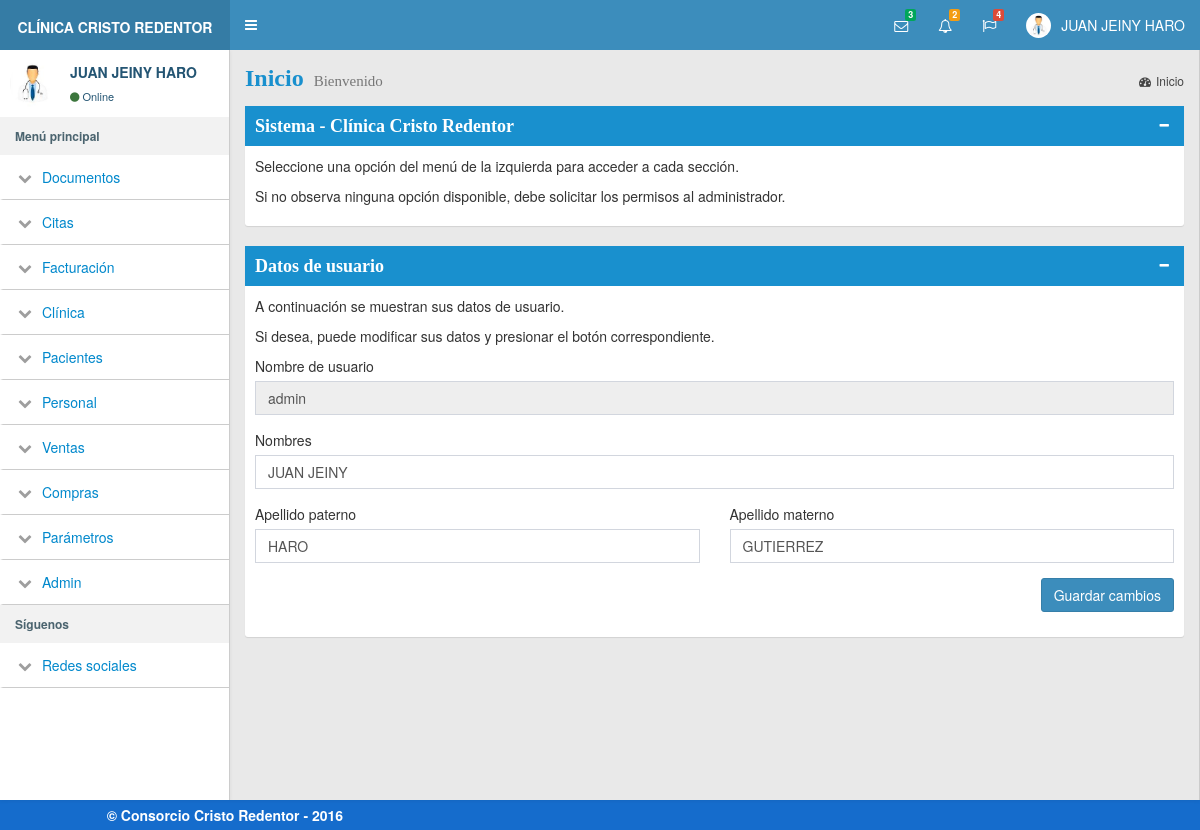
/modulos/general/perfil.php (signed in), run on an earlier commit of the app's database.
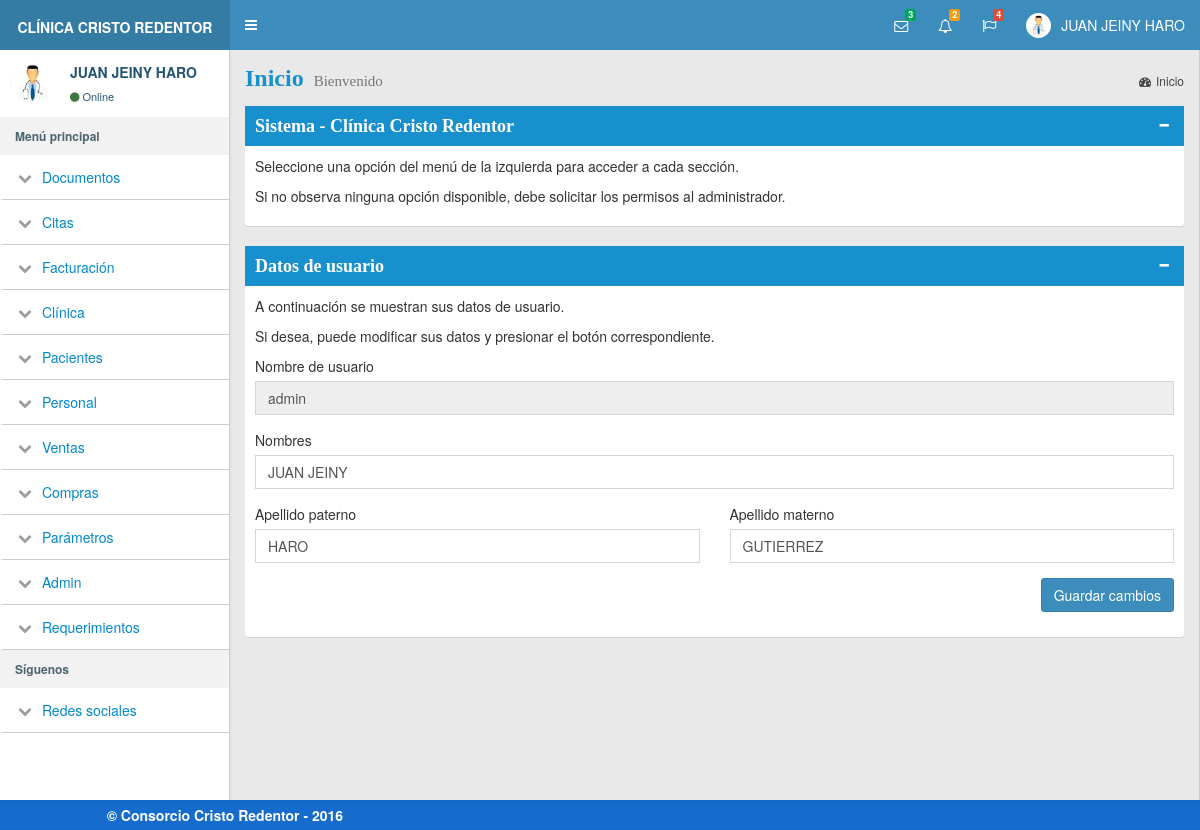
And on a later commit of the database.
### tables this page shows
CREATE TABLE modules (
  id int NOT NULL PRIMARY KEY,
  nombre VARCHAR(35) NOT NULL,
  folder VARCHAR(35) NOT NULL
);

### modulos/general/validar_sesion.php (called while the page is built, shortened)
<?php
$full_name = $_SESSION['full_name'];
$usuario = $_SESSION['usuario'];
$nombres = $_SESSION['nombres'];
$ap_paterno = $_SESSION['ap_paterno'];
$ap_materno = $_SESSION['ap_materno'];

### modulos/general/izquierda_menu.php (the view, shortened to what this page needs)
<aside class="main-sidebar">
    <div class="user-panel">
        <div class="pull-left image">
            <img src="../../img/doctor.JPG" class="img-circle" alt="User Image">
        </div>
        <div class="pull-left info" style="color:#245573 !important">
            <p><?= $full_name ?></p>
            <a href="#" style="color:#245573 !important"><i class="fa fa-circle text-success"></i>Online</a>
        </div>
    </div>
    <section class="sidebar">
        <ul class="sidebar-menu">
            <li class="header"><strong>Menú principal</strong></li>
            <?php
            $query = 'SELECT id, nombre, folder FROM modules';
            $result_set = mysqli_query($con, $query);
            $modules = $result_set->fetch_all();
            foreach ($modules as $module):
                $query = 'SELECT I.nombre, I.file FROM items I INNER JOIN permissions P ON P.item_id=I.id WHERE module_id = ' . $module[0];
                $result_set_items = mysqli_query($con, $query);
                $items = $result_set_items->fetch_all();
                if (sizeof($items) > 0) {
            ?>
                    <li class="treeview">
                        <a href="#">
                            <i class="fa fa-chevron-down"></i>
                            <span><?= $module[1] ?></span>
                        </a>
                    </li>
            <?php
                }
            endforeach;
            ?>
            <?php include 'izquierda_redes.php' ?>
        </ul>
    </section>
</aside>

### modulos/general/perfil.php (shortened to what this page needs)
<?php include '../general/validar_sesion.php';?>
<!DOCTYPE html>
<html>
<head>
  <?php include '../general/header.php';?>
</head>
<body class="hold-transition skin-blue sidebar-mini">
  <?php include '../general/menu_principal.php';?>
<div class="wrapper">
  <?php include '../general/izquierda_menu.php';?>
  <div class="content-wrapper">
	<section class="content-header">
	  <h1>
		Inicio
		<small>Bienvenido</small>
	  </h1>
	  <ol class="breadcrumb">
		<li class="active">
            <a href="#"><i class="fa fa-dashboard"></i>Inicio</a>
        </li>
	  </ol>
	</section>
	<section class="content">
        <div class="row">
            <div class="col-md-12">
                <div class="box box-solid color-palette-box">
                    <div class="box-header bg-blue">
                        <h3 class="box-title">Sistema - Clínica Cristo Redentor</h3>
                        <div class="box-tools pull-right">
                            <button style='color:#fff;' type="button" class="btn btn-box-tool" data-widget="collapse">
                                <i class="fa fa-minus"></i>
                            </button>
                        </div>
                    </div>
                    <div class="box-body" align="center">
                        <p>Seleccione una opción del menú de la izquierda para acceder a cada sección.</p>
                        <p>Si no observa ninguna opción disponible, debe solicitar los permisos al administrador.</p>
                    </div>
                </div>
            </div>
        </div>
        <div class="row">
            <div class="col-md-12">
                <div class="box box-solid color-palette-box">
                    <div class="box-header bg-blue">
                        <h3 class="box-title">Datos de usuario</h3>
                        <div class="box-tools pull-right">
                            <button style='color:#fff;' type="button" class="btn btn-box-tool" data-widget="collapse">
                                <i class="fa fa-minus"></i>
                            </button>
                        </div>
                    </div>
                    <div class="box-body" align="center">
                        <p>A continuación se muestran sus datos de usuario.</p>
                        <p>Si desea, puede modificar sus datos y presionar el botón correspondiente.</p>
                        <form action="">
                            <div class="form-group">
                                <label for="usuario">Nombre de usuario</label>
                                <input id="usuario" type="text" value="<?= $usuario ?>" class="form-control" readonly>
                            </div>
                            <div class="form-group">
                                <label for="nombres">Nombres</label>
                                <input name="nombres" type="text" value="<?= $nombres ?>" class="form-control">
                            </div>
                            <div class="row">
                                <div class="form-group col-md-6">
                                    <label for="ap_paterno">Apellido paterno</label>
                                    <input name="ap_paterno" type="text" value="<?= $ap_paterno ?>" class="form-control">
                                </div>
                                <div class="form-group col-md-6">
                                    <label for="ap_materno">Apellido materno</label>
                                    <input name="ap_materno" type="text" value="<?= $ap_materno ?>" class="form-control">
                                </div>
                            </div>
                            <div class="form-group pull-right">
                                <button type="button" class="btn btn-primary">Guardar cambios</button>
                            </div>
                        </form>
                    </div>
                </div>
            </div>
        </div>
	</section>
  </div>
</div>
  <?php include '../general/pie_pagina.php';?>
</body>
</html>

### modulos/general/header.php (shortened to what this page needs)
<link rel="stylesheet" href="../../bootstrap/css/bootstrap.min.css">
<link rel="stylesheet" href="../../dist/css/skins/estilos.min.css">
<link rel="stylesheet" href="../../dist/css/admin.min.css">
<link rel="stylesheet" href="../../plugins/daterangepicker/daterangepicker-bs3.css">
<link rel="stylesheet" href="../../plugins/datepicker/datepicker3.css">
<link rel="stylesheet" href="../../plugins/iCheck/all.css">
<link rel="stylesheet" href="../../plugins/timepicker/bootstrap-timepicker.min.css">
<link rel="stylesheet" href="../../plugins/datepicker/datepicker.min.css"/>
<link rel="stylesheet" href="../../bootstrap/css/font-awesome.min.css">
<link rel="stylesheet" href="../../plugins/morris/morris.css">
<link rel="stylesheet" href="../css/style.css">
<link rel="stylesheet" href="../css/plan.css">
<link rel="stylesheet" href="../../plugins/chosen/chosen.min.css">
<link rel="stylesheet" href="../../plugins/datatables/dataTables.bootstrap.css">

### modulos/general/menu_principal.php (shortened to what this page needs)
<header class="main-header">
    <a href="#" class="logo">
      <span class="logo-lg"><b style="font-size:14px;">CLÍNICA CRISTO REDENTOR</b></span>
    </a>
    <nav class="navbar navbar-static-top" role="navigation">
      <a href="#" class="sidebar-toggle" data-toggle="offcanvas" role="button">
      </a>
      <div class="navbar-custom-menu">
        <ul class="nav navbar-nav">
            <li class="dropdown messages-menu">
                <a href="#" class="dropdown-toggle" data-toggle="dropdown">
                    <i class="fa fa-envelope-o"></i>
                    <span class="label label-success">3</span>
                </a>
            </li>
            <?php
            require '../bd/bd_conexion.php';
            $query = "SELECT 1 FROM permissions P INNER JOIN items I ON P.item_id=I.id WHERE I.file='asignar_permisos' AND P.username='".$_SESSION['usuario']."'";
            $result_set = mysqli_query($con, $query);
            if (mysqli_num_rows($result_set) > 0) {
            ?>
            <li class="dropdown notifications-menu">
                <a href="#" class="dropdown-toggle" data-toggle="dropdown">
                    <i class="fa fa-bell-o"></i>
                    <span class="label label-warning">2</span>
                </a>
            </li>
            <?php } ?>
            <li class="dropdown tasks-menu">
                <a href="#" class="dropdown-toggle" data-toggle="dropdown">
                    <i class="fa fa-flag-o"></i>
                    <span class="label label-danger">4</span>
                </a>
            </li>
            <li class="dropdown user user-menu">
                <a href="#" class="dropdown-toggle" data-toggle="dropdown">
                    <img src="../../img/doctor.JPG" class="user-image" alt="User Image">
              <span class="hidden-xs">
                <?= $full_name ?>
              </span>
                </a>
            </li>
        </ul>
      </div>
    </nav>
</header>

### modulos/general/izquierda_redes.php (shortened to what this page needs)
<li class="header"><strong>Síguenos</strong></li>
<li class="treeview">
    <a href="#">
        <i class="fa fa-chevron-down"></i>
        <span>Redes sociales</span>
    </a>
</li>

### modulos/general/pie_pagina.php (shortened to what this page needs)
<div class="footer">
  <div class="row" >
    <div class="col-md-5 col-md-offset-1" align="left">
        <strong>  &copy; Consorcio Cristo Redentor - 2016</strong>
    </div>
  </div>
</div>

### modulos/css/style.css (style rules this page uses)
body { background-color: #F3F3F3; }
form label ,.box-body label { font-weight: normal; }
.box-body,.modal-body { text-align: justify; }
.header { margin-bottom: 20px; }
h1 { margin: 20px; font-family: cambria; font-size:30px; font-weight: bold; color:#1990CE; }
h3 { margin: 15px; font-size:23px; font-weight: bold; font-family: cambria; color:#fff; }
.footer { padding: 5px; background-color: #156CCC; color:#fff; }

What changed in the data, as far as the page shows it:
added modules: nombre "Requerimientos"
